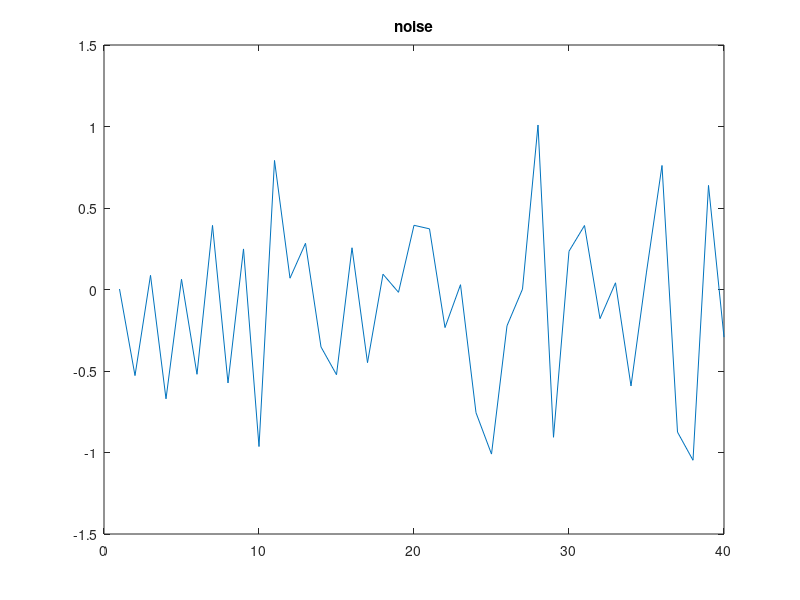

This chart was generated by the following MATLAB code:
n = normrnd(0,sqrt(0.3),1,40);

x1 = cos(1 * n);
x2 = cos(5 * n);
g1 = x1 + n;
g2 = x2 + n;

noise = figure;
plot(n);
title('noise')

% signal = figure;
% plot(x);
% title('original signal')
% 
% newsignal = figure;
% plot(g);
% title('new signal')

m = 40;

fn1 = (x1 - g1).^2;
fn2 = (x2 - g2).^2;

Eem1 = sum(fn1);
Eem2 = sum(fn2);

M1 = Eem1 / m;
M2 = Eem2 / m;